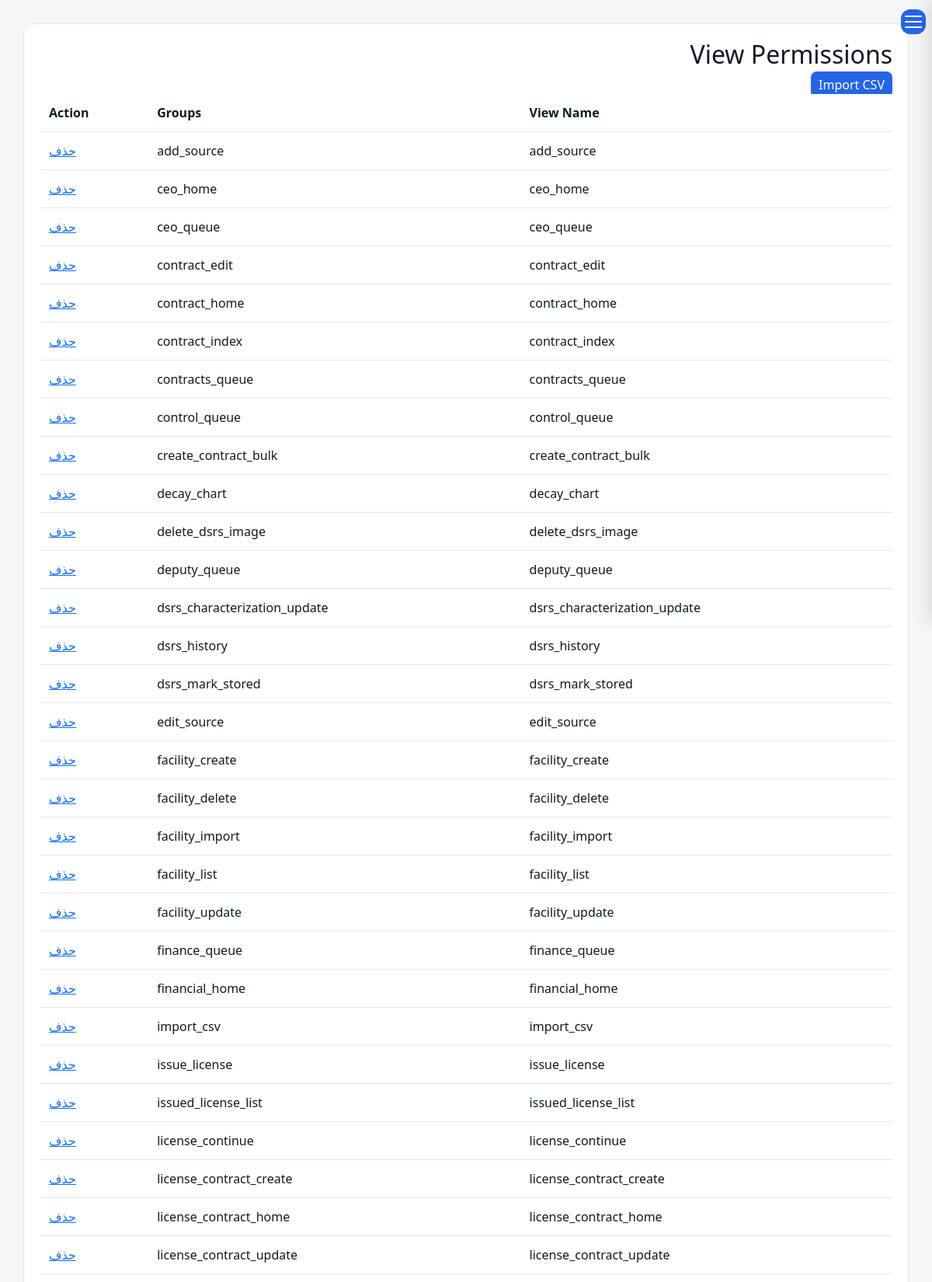
The app's page /accounts/view-permissions/ (signed in, upper part) with its own data.
### accounts/models.py (models this page shows, shortened)
class ViewPermission(models.Model):
    view_name = models.CharField(
        _("View Name"),
        max_length=150,
        unique=True,
        help_text=_("The Django URL name (the 'name=' in urls.py), e.g. 'add_source'."),
    )
    groups = models.ManyToManyField(
        Group,
        verbose_name=_("Allowed Groups"),
        related_name="view_permissions",
        help_text=_("User needs to belong to AT LEAST ONE of these groups."),
    )
    created_at = models.DateTimeField(auto_now_add=True)
    class Meta:
        verbose_name = _("View Permission")
        verbose_name_plural = _("View Permissions")
        ordering = ["view_name"]

### accounts/views.py (the view)
# urls.py: path("view-permissions/", views.view_permission_list, name="view_permission_list"),
@staff_member_required
def view_permission_list(request):
    permissions = ViewPermission.objects.prefetch_related("groups").order_by("view_name")
    return render(request, "accounts/view_permission_list.html", {"permissions": permissions})

### templates/accounts/view_permission_list.html (shortened to what this page needs)
{% extends "base.html" %}
{% load i18n %}
{% block content %}
<div class="content">
    <h2>{% trans "View Permissions" %}</h2>
    <a href="{% url 'view_permission_import' %}" class="btn-blue">
        {% trans "Import CSV" %}
    </a>
    <table>
        <thead>
            <tr>
                <th>{% trans "View Name" %}</th>
                <th>{% trans "Groups" %}</th>
                <th>{% trans "Action" %}</th>
            </tr>
        </thead>
        <tbody>
        {% for p in permissions %}
            <tr>
                <td>
                    {{ p.view_name }}
                </td>
                <td>
                    {% for group in p.groups.all %}
                        {{ group.name }}{% if not forloop.last %}, {% endif %}
                    {% empty %}
                        {% trans "No groups assigned" %}
                    {% endfor %}
                </td>
                <td>
                    <a href="{% url 'view_permission_delete' p.pk %}">
                        {% trans "Delete" %}
                    </a>
                </td>
            </tr>
        {% empty %}
            <tr>
                <td colspan="3">
                    {% trans "No view permissions found." %}
                </td>
            </tr>
        {% endfor %}
        </tbody>
    </table>
</div>
{% endblock %}

### static/css/base.css (style rules this page uses)
* { margin:0; padding:0; box-sizing:border-box; }
html.rtl { font-family:Vazirmatn,sans-serif; }
:root { --bg: #f5f6f8; --card: #ffffff; --text: #111827; --muted: #6b7280; --border: #e5e7eb; --primary: #2563eb; --sidebar: #1f2937; --sidebar-text: #374151; }
body { background: var(--bg); color: var(--text); }
.content { background: var(--card); padding: 20px; border-radius: 12px; border: 1px solid var(--border); }
th, td { padding: 12px; border-bottom: 1px solid var(--border); text-align: left; }
th { background: rgba(0,0,0,0.03); }
table { width: max-content; min-width: 100%; border-collapse: collapse; }
.btn-blue { background: #2563eb; color: white; padding: 6px 10px; border-radius: 8px; text-decoration: none; }
table thead th { position: sticky; top: 0; background: var(--card); z-index: 10; }

### records on screen
ViewPermission: view_name "add_source"
ViewPermission: view_name "ceo_home"
ViewPermission: view_name "ceo_queue"
ViewPermission: view_name "contract_edit"
ViewPermission: view_name "contract_home"
ViewPermission: view_name "contract_index"
ViewPermission: view_name "contracts_queue"
ViewPermission: view_name "control_queue"
ViewPermission: view_name "create_contract_bulk"
ViewPermission: view_name "decay_chart"
ViewPermission: view_name "delete_dsrs_image"
ViewPermission: view_name "deputy_queue"
ViewPermission: view_name "dsrs_characterization_update"
ViewPermission: view_name "dsrs_history"
ViewPermission: view_name "dsrs_mark_stored"
ViewPermission: view_name "edit_source"
ViewPermission: view_name "facility_create"
ViewPermission: view_name "facility_delete"
ViewPermission: view_name "facility_import"
ViewPermission: view_name "facility_list"
ViewPermission: view_name "facility_update"
ViewPermission: view_name "finance_queue"
ViewPermission: view_name "financial_home"
ViewPermission: view_name "import_csv"
ViewPermission: view_name "issue_license"
ViewPermission: view_name "issued_license_list"
ViewPermission: view_name "license_continue"
ViewPermission: view_name "license_contract_create"
ViewPermission: view_name "license_contract_home"
ViewPermission: view_name "license_contract_update"

### other values on screen
{{ group.name }} "add_source"
{{ group.name }} "ceo_home"
{{ group.name }} "ceo_queue"
{{ group.name }} "contract_edit"
{{ group.name }} "contract_home"
{{ group.name }} "contract_index"
{{ group.name }} "contracts_queue"
{{ group.name }} "control_queue"
{{ group.name }} "create_contract_bulk"
{{ group.name }} "decay_chart"
{{ group.name }} "delete_dsrs_image"
{{ group.name }} "deputy_queue"
{{ group.name }} "dsrs_characterization_update"
{{ group.name }} "dsrs_history"
{{ group.name }} "dsrs_mark_stored"
